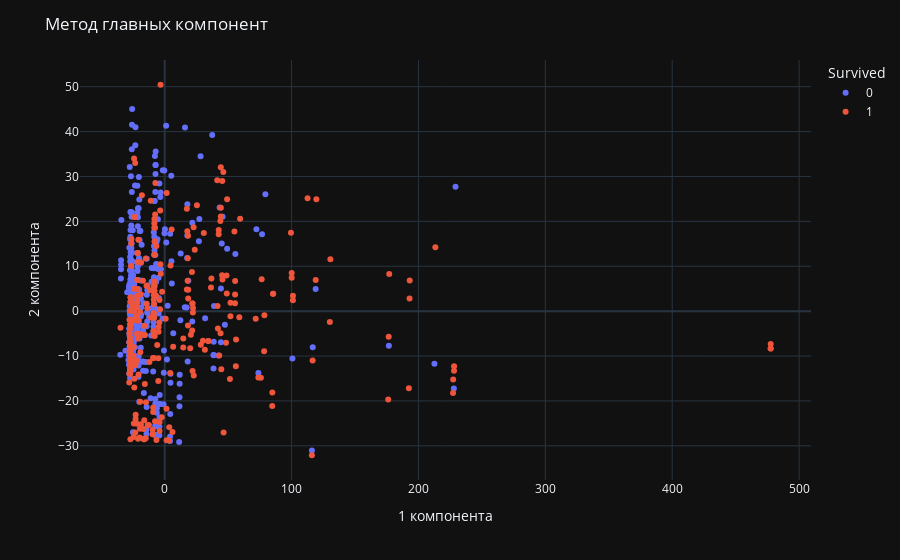

Here is the notebook cell this chart was saved with:
### Markdown cell above
## PCA (Метод главных компонент)

### Code cell
import plotly.express as px
from sklearn.decomposition import PCA

pca = PCA(n_components=2)
components = pca.fit_transform(X)

fig = px.scatter(components, x=0, y=1, color=data['Survived'].astype(object), labels={'color': 'Survived'})
fig.update_layout(
    title="Метод главных компонент",
    xaxis_title="1 компонента",
    yaxis_title="2 компонента",
)
fig.show()

### Figure 1 — Plotly figure (JSON) as saved in the notebook; plotly's stock layout.template omitted (floating-point values rounded to 4 significant figures; data arrays with more than 128 entries replaced by an {"elided": "..."} marker saying what was removed)
{"data": [{"hovertemplate": "Survived=0<br>0=%{x}<br>1=%{y}<extra></extra>", "legendgroup": "0", "marker": {"color": "#636efa", "symbol": "circle"}, "mode": "markers", "name": "0", "orientation": "v", "showlegend": true, "x": {"elided": "424 float values"}, "xaxis": "x", "y": {"elided": "424 float values"}, "yaxis": "y", "type": "scatter"}, {"hovertemplate": "Survived=1<br>0=%{x}<br>1=%{y}<extra></extra>", "legendgroup": "1", "marker": {"color": "#EF553B", "symbol": "circle"}, "mode": "markers", "name": "1", "orientation": "v", "showlegend": true, "x": {"elided": "290 float values"}, "xaxis": "x", "y": {"elided": "290 float values"}, "yaxis": "y", "type": "scatter"}], "layout": {"xaxis": {"anchor": "y", "domain": [0.0, 1.0], "title": {"text": "1 компонента"}}, "yaxis": {"anchor": "x", "domain": [0.0, 1.0], "title": {"text": "2 компонента"}}, "legend": {"title": {"text": "Survived"}, "tracegroupgap": 0}, "margin": {"t": 60}, "title": {"text": "Метод главных компонент"}}}
